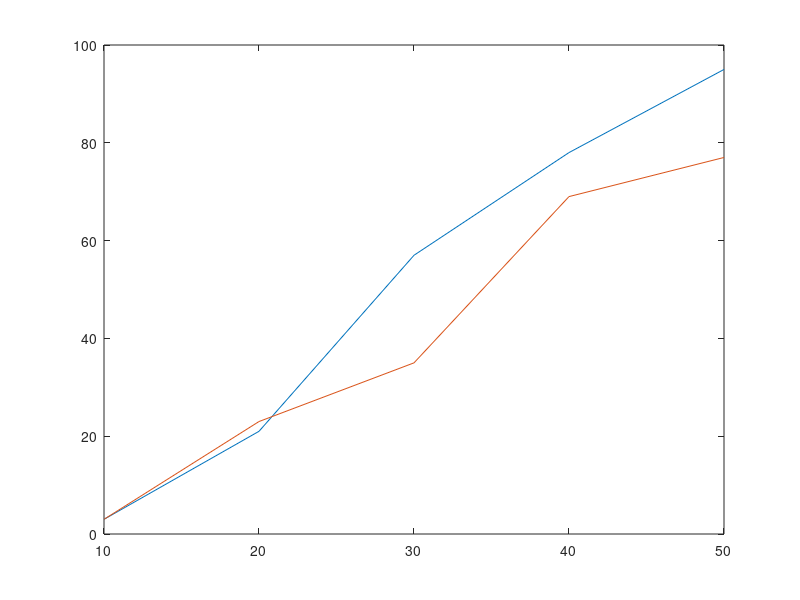

This chart was generated by the following MATLAB code:
clear all;
% load monteData
% monte_new = monte;
% load monteData20
% for i = 93:100
%     monte_new(i) = monte(i);
% end
% 
% load monteData1
% monte2 = monte1;
% load monteData2
% 
% for j = 58:75
%     monte2(j) = monte1(j);
% end
% 
% load monteData3
% 
% for k = 76:100
%     monte2(k) = monte1(k);
% end
% 
% monte = monte_new;
% monte1 = monte2;
% 
% 
% 
% count1 = 0;
% count2 = 0;
% 
% for i = 1:100
%         if monte(i).tarLength(5).targetTime(2) == 20000 
%             count1 = count1 + 1;
%         end
% 
%     if monte1(i).tarLength(5).targetTime(1) == 20000
%         count2 = count2 + 1;
%     end
% end

a = [3, 23, 35, 69, 77];
b = [3,21, 57, 78, 95];
num = [10, 20, 30, 40, 50];
plot(num, b);
hold on;
plot(num, a);





